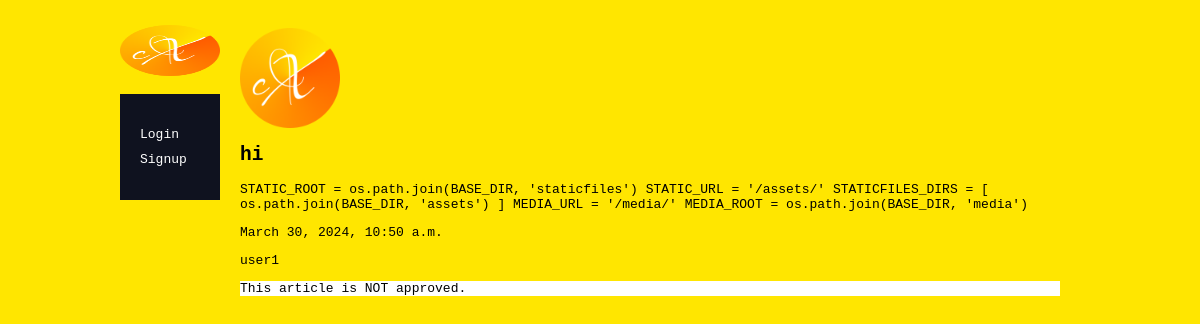
The app's page /articles/hi/ with its own data.
### articles/models.py (models this page shows, shortened)
class Article(models.Model):
    title = models.CharField(max_length=100)
    slug = models.SlugField()
    body = models.TextField()
    date = models.DateTimeField(auto_now_add=True)
    thumb = models.ImageField(default='default.png', blank=True)
    author = models.ForeignKey(User, default=None, on_delete=models.CASCADE)
    approved = models.BooleanField(default=False)

### articles/views.py (the view)
# urls.py: path('<slug:slug>/', views.article_detail, name='detail'),
def article_detail(request, slug):
    article = Article.objects.get(slug=slug)
    return render(request, 'articles/article_detail.html', {'article': article})

### articles/templates/articles/article_detail.html
{% extends 'base_layout.html' %}
{% block content %}
<div class="article-detail">
    <div class="article">
        <img src="{{ article.thumb.url }}" style="width:100px;height:100px;" alt="{{ article.title }}">
        <h2>{{ article.title }}</h2>
        <p>{{ article.body }}</p>
        <p>{{ article.date }}</p>
        <p>{{ article.author }}</p>
        <p>{% if article.approved %}
            <p style="color:#000; background-color:chartreuse;">This article is APPROVED!</p>
        {% else %}
            <p  style="color:#000; background-color:white;">This article is NOT approved.</p>
        {% endif %}
        </p>
        </div>
</div>
{% endblock %}

### assets/styles.css (style rules this page uses)
body { background-color: #FFE600; color: #000; }
body * { font-family: monospace; }

### records on screen
Article: thumb (placeholder picture), title "hi", body "STATIC_ROOT = os.path.join(BASE_DIR, 'staticfiles') STATIC_URL = '/assets/' STATICFILES_DIRS = [ os.path.join(BASE_DIR, 'assets') ] MEDIA_URL = '/media/' MEDIA_ROOT = os.path.join(BASE_DIR, 'media')", date "March 30, 2024, 10:50 a.m.", author "user1"
